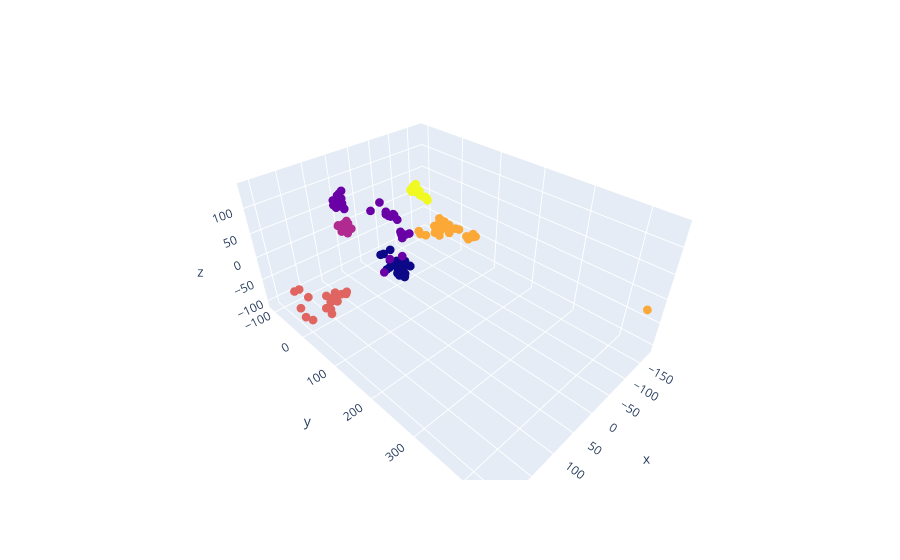

The code cell stored with this chart in its notebook:
### Code cell
fig = px.scatter_3d(None, x=principalDf['pc1'], y=principalDf['pc2'],z=principalDf['pc3'], color = gm_y)
fig.update_traces(marker=dict(size=3))
fig.update(layout_coloraxis_showscale=False)
fig.show()

### Figure 1 — Plotly figure (JSON) as saved in the notebook; plotly's stock layout.template omitted (floating-point values rounded to 4 significant figures; data arrays with more than 128 entries replaced by an {"elided": "..."} marker saying what was removed)
{"data": [{"hovertemplate": "x=%{x}<br>y=%{y}<br>z=%{z}<br>color=%{marker.color}<extra></extra>", "legendgroup": "", "marker": {"color": {"elided": "165 int values"}, "coloraxis": "coloraxis", "size": 3, "symbol": "circle"}, "mode": "markers", "name": "", "scene": "scene", "showlegend": false, "type": "scatter3d", "x": {"elided": "165 float values"}, "y": {"elided": "165 float values"}, "z": {"elided": "165 float values"}}], "layout": {"coloraxis": {"colorbar": {"title": {"text": "color"}}, "colorscale": [[0, "#0d0887"], [0.1111, "#46039f"], [0.2222, "#7201a8"], [0.3333, "#9c179e"], [0.4444, "#bd3786"], [0.5556, "#d8576b"], [0.6667, "#ed7953"], [0.7778, "#fb9f3a"], [0.8889, "#fdca26"], [1, "#f0f921"]], "showscale": false}, "legend": {"tracegroupgap": 0}, "margin": {"t": 60}, "scene": {"domain": {"x": [0, 1], "y": [0, 1]}, "xaxis": {"title": {"text": "x"}}, "yaxis": {"title": {"text": "y"}}, "zaxis": {"title": {"text": "z"}}}}}
